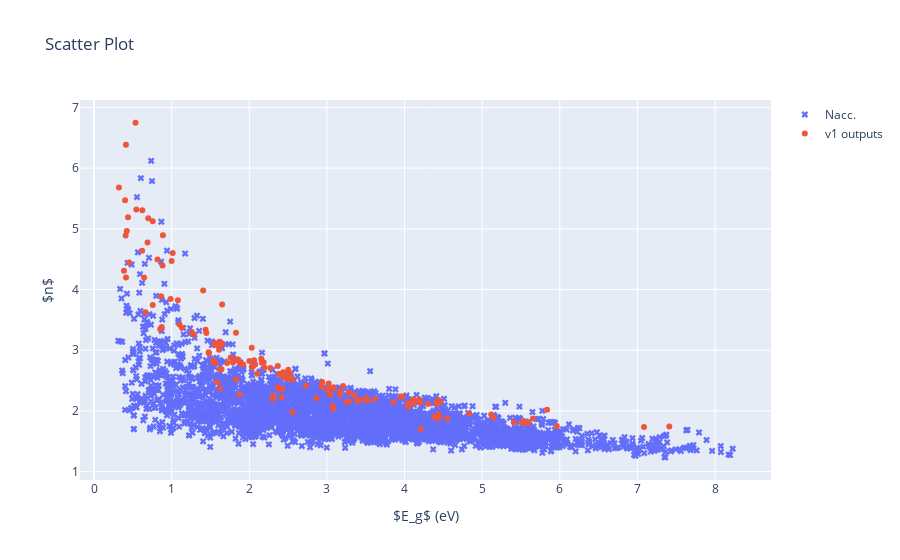

Source (notebook cell):
### Code cell
import plotly.express as px
import plotly.graph_objects as go

gap_naccarato = [strucs_naccarato[mpid]["attributes"]["_naccarato_gga_bandgap"] for mpid in strucs_naccarato]
refractive_index_naccarato = [strucs_naccarato[mpid]["attributes"]["_naccarato_refractive_index"] for mpid in strucs_naccarato]

# Data
data_naccarato = {'x': gap_naccarato, 'y': refractive_index_naccarato}
data_outputs = {'x': df_outputs_filtout['bandgap'], 'y': df_outputs_filtout['refractive_index']}

# Scatter plot for Nacc.
scatter_naccarato = go.Scatter(
    x=data_naccarato['x'],
    y=data_naccarato['y'],
    mode='markers',
    marker=dict(symbol='x'),
    name='Nacc.'
)

# Scatter plot for MP pred.
scatter_mp_pred = go.Scatter(
    x=data_outputs['x'],
    y=data_outputs['y'],
    mode='markers',
    # error_y=data_outputs['error_y'],
    # marker='.',
    # line=dict(color='darkorange'),
    name='v1 outputs',
    text=[mpid for mpid in df_outputs_filtout.index.values]
)

# Layout
layout = go.Layout(
    title=dict(text='Scatter Plot'),
    xaxis=dict(title='$E_g$ (eV)', showgrid=True),
    yaxis=dict(title='$n$', showgrid=True),
    legend=dict(font=dict(size=12))
)

# Create figure
fig = go.Figure(data=[scatter_naccarato, scatter_mp_pred], layout=layout)

# Show figure
fig.show()

### Figure 1 — Plotly figure (JSON) as saved in the notebook; plotly's stock layout.template omitted (floating-point values rounded to 4 significant figures; data arrays with more than 128 entries replaced by an {"elided": "..."} marker saying what was removed)
{"data": [{"marker": {"symbol": "x"}, "mode": "markers", "name": "Nacc.", "type": "scatter", "x": {"elided": "4001 float values"}, "y": {"elided": "4001 float values"}}, {"mode": "markers", "name": "v1 outputs", "text": {"elided": "159 str values"}, "type": "scatter", "x": {"elided": "159 float values"}, "y": {"elided": "159 float values"}}], "layout": {"legend": {"font": {"size": 12}}, "title": {"text": "Scatter Plot"}, "xaxis": {"showgrid": true, "title": {"text": "$E_g$ (eV)"}}, "yaxis": {"showgrid": true, "title": {"text": "$n$"}}}}
